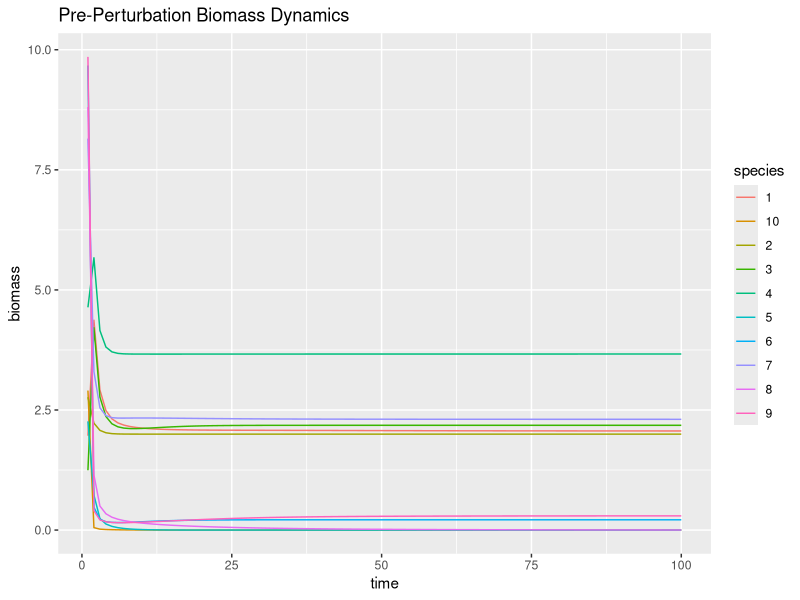
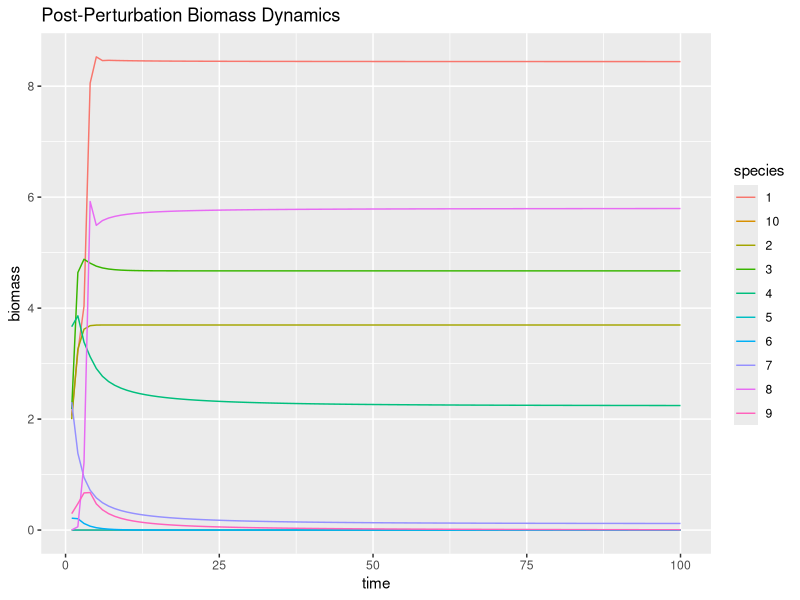

R code for these plots, in order: (Note: this script raises an error after producing the figures.)
# Load necessary libraries
library(ggplot2)
library(deSolve)
library(Matrix)
library(dplyr)
library(tidyr)

# Define parameters for dynamic simulation
params <- list(
  S = 10, # number of species
  C = 0.2, # connectance of the food web
  aij_params = c(0, 0.5), # minimum and maximum interspecific effect of predation
  mu_delta_r = 0, # mean responses to perturbation
  sd_delta_r = 0.5, # sd of response to perturbation
  covMatrix_type = "positive", # type of covariance (mixed or all positive)
  sd_X = rep(1, 10), # standard deviations of responses for each species
  maxt = 100 # maximum time for dynamics
)

# Function to create a correlation matrix
createCorMat <- function(S, type){
  if (type == "positive"){
    cor <- runif((S*(S-1)/2), 0, 1)
  } else if (type == "mixed"){
    cor <- runif((S*(S-1)/2), -1, 1)
  } else {
    stop("type not defined")
  }
  corMat <- matrix(1, nrow = S, ncol = S)
  corMat[upper.tri(corMat)] <- cor
  corMat <- corMat * t(corMat)
  return(corMat)
}

# Function to simulate quantitative network
sim_quantitative_network <- function(Net_type, S, C, aij_params) {
  A <- matrix(0, S, S)
  n_pairs <- S * (S - 1) / 2
  B <- runif(n_pairs) <= C
  if (Net_type == "predator-prey") { 
    aij <- -abs(rnorm(n_pairs, aij_params[1], aij_params[2]))
    A[upper.tri(A)] <- B * aij
    A <- t(A)
    aij <- abs(rnorm(n_pairs, aij_params[1], aij_params[2]))
    A[upper.tri(A)] <- B * aij
  } 
  diag(A) <- -runif(S, min = 0, max = 1)
  while(max(Re(eigen(A)$values)) > 0){
    diag(A) <- -runif(S, min = 0, max = 1)
  }
  return(A)
}

# Function to simulate dynamics
fw.model <- function(t, B, params) {
  with(as.list(c(B, params)), {
    B[B < 10^-8] <- 0 
    B[B < 0] <- 0 # Prevent negative biomass
    dBdt <- (params$r + params$A %*% B) * B
    
    list(dBdt)
  })
}

simulate_dynamics_c <- function(params, model, init_biomass = runif(params$S, min = 1, max = 10)) {
  init_biomass <- as.numeric(init_biomass)
  times <- seq(from = 1, to = params$maxt)
  out <- deSolve::ode(
    y = init_biomass,
    times = times,
    func = fw.model,
    parms = params
  ) %>% as.data.frame()
  return(out)
}

# Function to simulate response
simulate_response <- function(S, C, aij_params, mu_delta_r, sd_delta_r, covMatrix_type, sd_X, maxt){
  corMat <- createCorMat(S, covMatrix_type)
  covMat <- as.matrix(Matrix::nearPD(sd_X %*% t(sd_X) * corMat)$mat)
  A <- sim_quantitative_network("predator-prey", S = S, C = C, aij_params = aij_params)
  
  # Simulate pre-perturbation equilibrium
  dyn_params <- list(A = A, r = rep(1, S), S = S, maxt = maxt) 
  pre_perturb <- simulate_dynamics_c(dyn_params, fw.model)
  equilibrium_pre <- as.numeric(pre_perturb[nrow(pre_perturb), -1])
  
  # Calculate response to perturbation
  delta_r <- MASS::mvrnorm(n = 1, mu = rnorm(S, mu_delta_r, sd_delta_r), Sigma = covMat, empirical = FALSE)
  dyn_params$r <- dyn_params$r + delta_r 
  
  # Simulate post-perturbation equilibrium
  post_perturb <- simulate_dynamics_c(dyn_params, fw.model, init_biomass = equilibrium_pre)
  equilibrium_post <- as.numeric(post_perturb[nrow(post_perturb), -1])
  
  df <- data.frame(species = paste0("sp", c(1:S)), X_pre = equilibrium_pre, X_post = equilibrium_post)
  return(list(df = df, pre_perturb = pre_perturb, post_perturb = post_perturb, Sigma = covMat))
}




########################################################## DEMONSTRATION

# Run the simulation for demonstration
result <- simulate_response(params$S, params$C, params$aij_params, params$mu_delta_r, params$sd_delta_r, params$covMatrix_type, params$sd_X, params$maxt)

# Plot species biomass dynamics
pre_perturb_long <- result$pre_perturb %>%
  pivot_longer(-time, names_to = "species", values_to = "biomass")

post_perturb_long <- result$post_perturb %>%
  pivot_longer(-time, names_to = "species", values_to = "biomass")

p1 <- ggplot(pre_perturb_long, aes(x = time, y = biomass, color = species)) +
  geom_line() +
  ggtitle("Pre-Perturbation Biomass Dynamics")

p2 <- ggplot(post_perturb_long, aes(x = time, y = biomass, color = species)) +
  geom_line() +
  ggtitle("Post-Perturbation Biomass Dynamics")

# Plot the covariance matrix
p3 <- result$Sigma %>%
  as_tibble() %>%
  rownames_to_column("Var1") %>%
  pivot_longer(-Var1, names_to = "Var2", values_to = "value") %>%
  ggplot(aes(Var1, Var2)) +
  geom_tile(aes(fill = value)) +
  scale_fill_distiller(palette = "RdBu", direction = -1, limits = c(-1,1)*max(abs(result$Sigma))) +
  ggtitle("Covariance Matrix")

# Display the plots
print(p1)
print(p2)
print(p3)


########################################################## SIMULATION

# Save necessary data to make these plots
out <- data.frame()

params$mu_delta_r <- 0
params$sd_delta_r <- 0.1
for (i in 1:100){
  X <- with(params, simulate_response(S, C, aij_params, mu_delta_r, sd_delta_r, covMatrix_type, sd_X, maxt)$df)
  out <- rbind(
    out,
    data.frame(covtype = "mixed", perturbation = "weak", sum_deltaX = sum(X$X_pre - X$X_post), sd_deltaX = sd(X$X_pre - X$X_post), X_pre = X$X_pre, X_post = X$X_post)
  )
}

params$mu_delta_r <- 0
params$sd_delta_r <- 0.5
for (i in 1:100){
  X <- with(params, simulate_response(S, C, aij_params, mu_delta_r, sd_delta_r, covMatrix_type, sd_X, maxt)$df)
  out <- rbind(
    out,
    data.frame(covtype = "mixed", perturbation = "strong", sum_deltaX = sum(X$X_pre - X$X_post), sd_deltaX = sd(X$X_pre - X$X_post), X_pre = X$X_pre, X_post = X$X_post)
  )
}

# Plot results of perturbation scenarios
p4 <- ggplot(out) +
  geom_boxplot(aes(x = covtype, y = sum_deltaX, fill = perturbation)) +
  lims(y = c(-100, 100)) +
  ggtitle("Sum of Biomass Changes Across Scenarios")

p5 <- ggplot(out) +
  geom_boxplot(aes(x = covtype, y = sd_deltaX, fill = perturbation)) +
  lims(y = c(0, 25)) +
  ggtitle("Standard Deviation of Biomass Changes Across Scenarios")

# Display scenario plots
print(p4)
print(p5)


########################################
